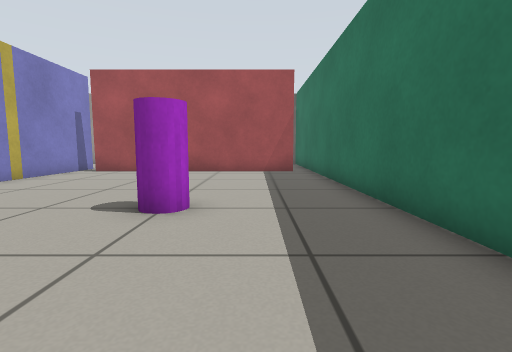
View 1 (above)

24 first-person views from a walk through a world built for the Gazebo simulator. The camera is 0.5 m above the floor, tilts 6° down and sees 85° across. The floor is counted in squares, 0.5 m on a side. Each view is taken from the middle of a square. On the plan, view 1 faces up. The plan holds only what a view shows up to about 11 squares ahead; the rest is blank.

View 2
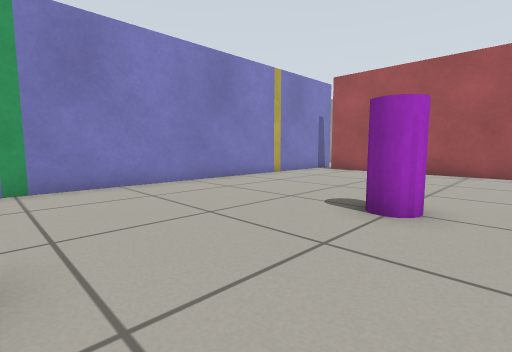

View 3
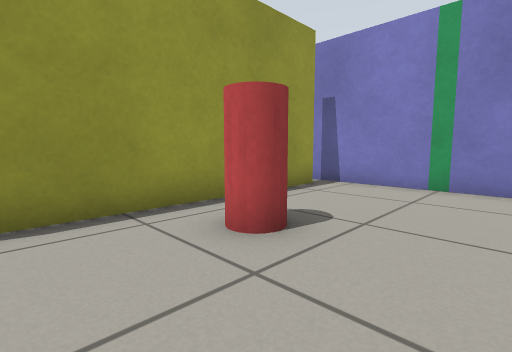

View 4
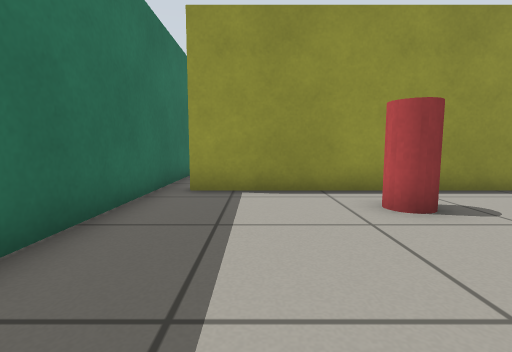

View 5
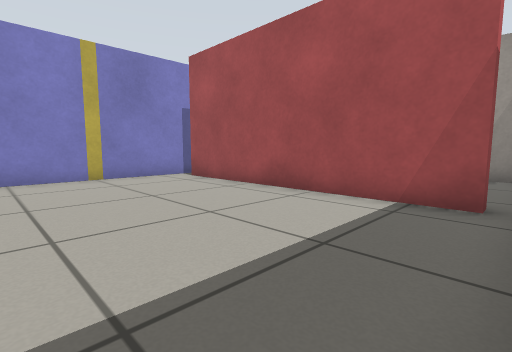

View 6
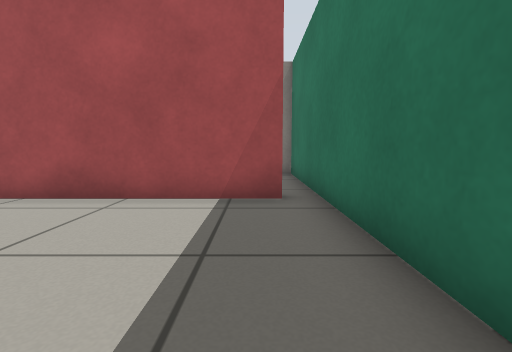

View 7
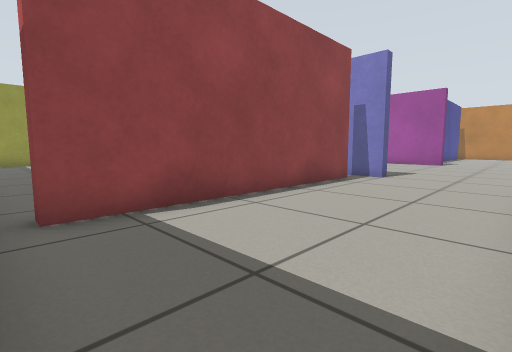

View 8
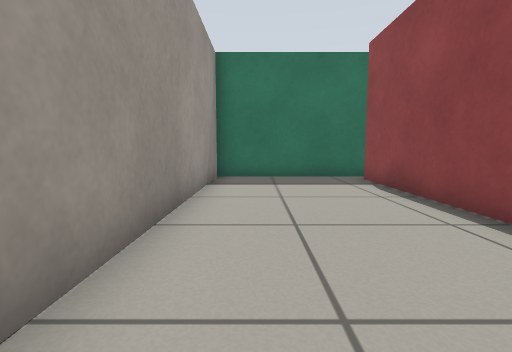

View 9
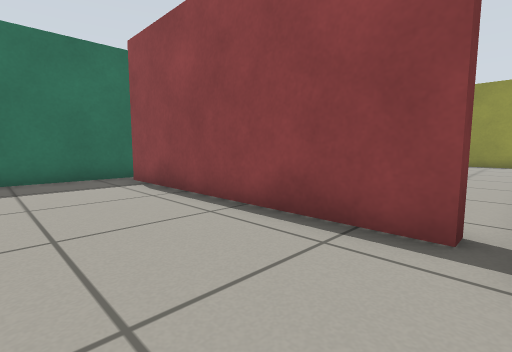

View 10
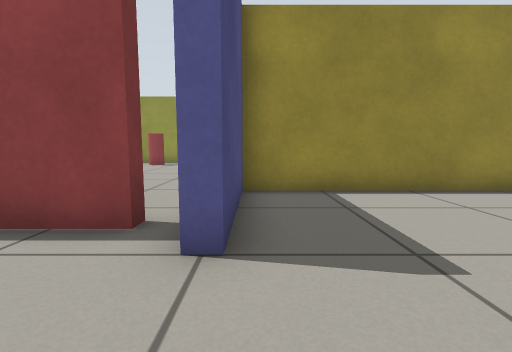

View 11
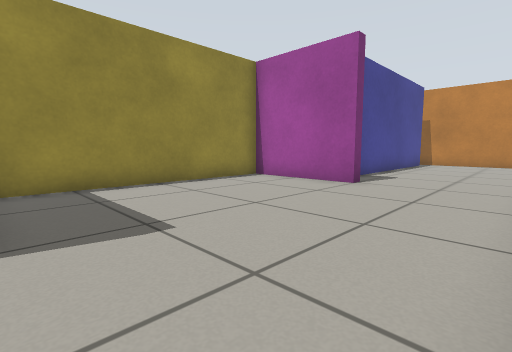

View 12
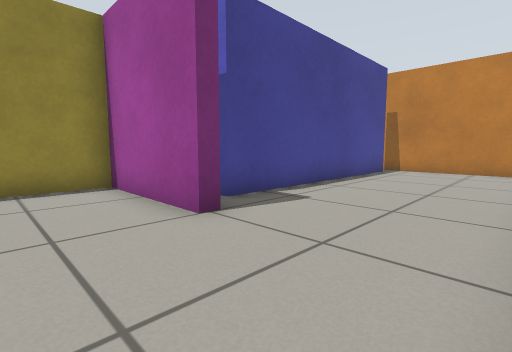

View 13
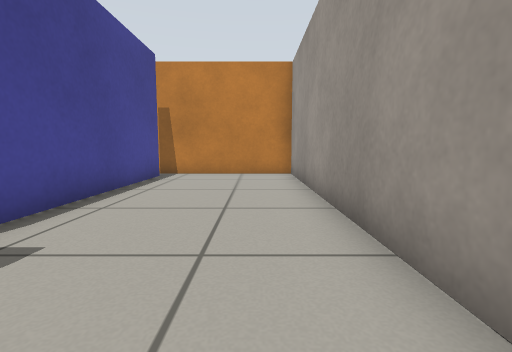

View 14
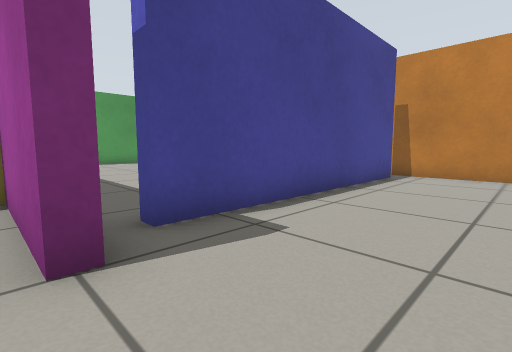

View 15
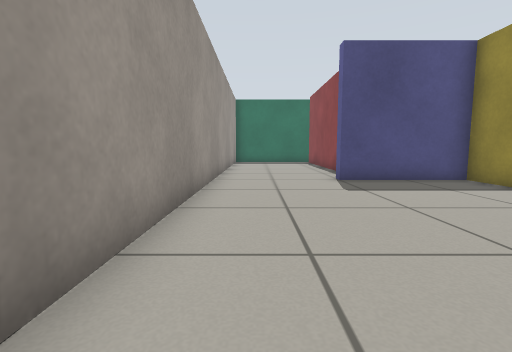

View 16
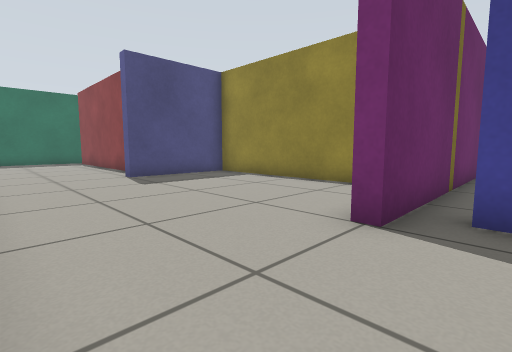

View 17
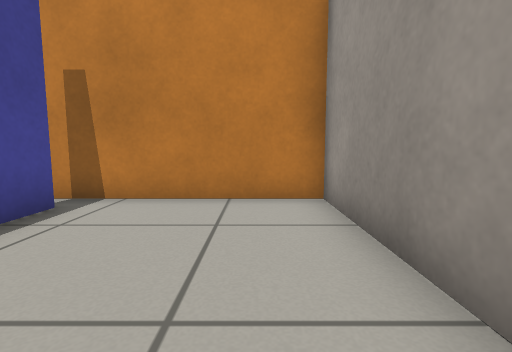

View 18
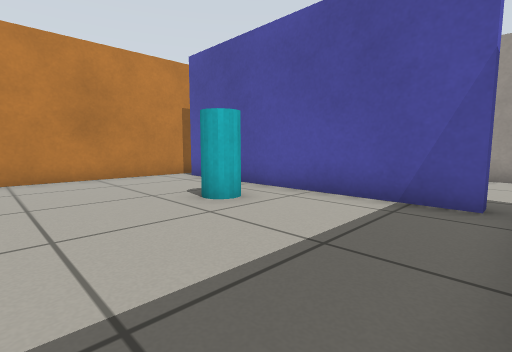

View 19
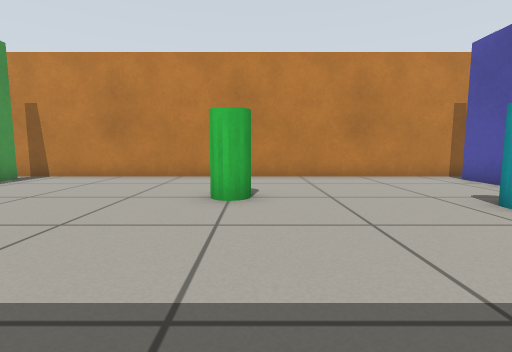

View 20
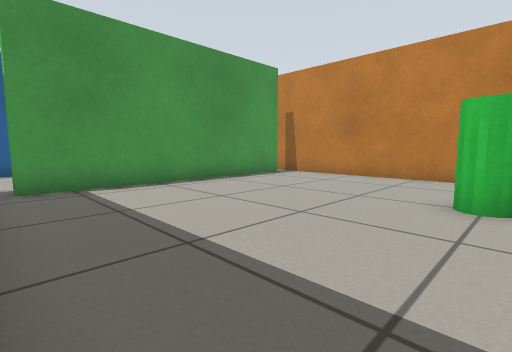

View 21
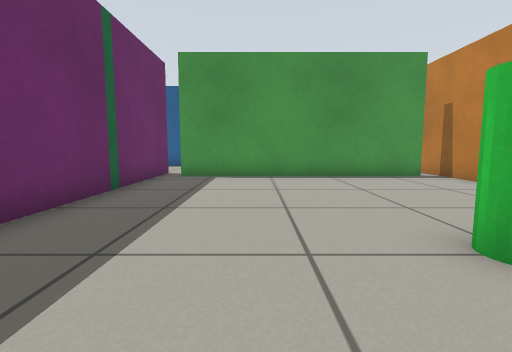

View 22
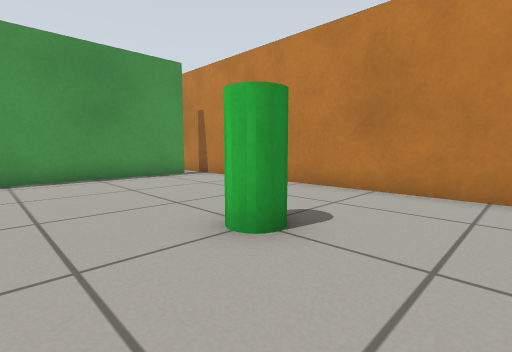

View 23
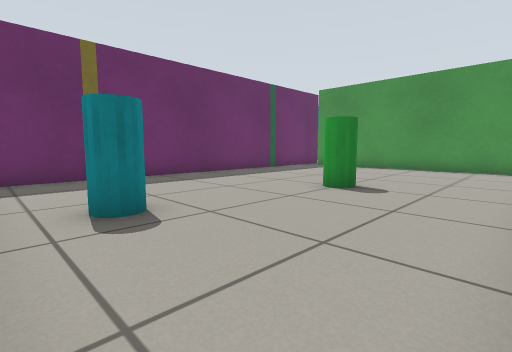

View 24
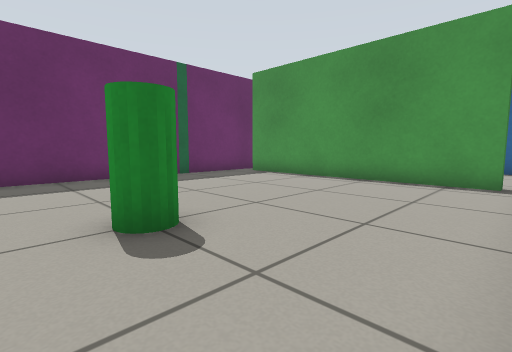

### Floor plan
Ten units are one square. View 1 is at (0, 0); x grows to the right and y downward. Boxes are objects, and circles mark ways between rooms. Rooms are numbered by the first view taken in them; rooms with no view inside come last. Other rooms are left out.
<svg viewBox="-258 -168 286 202">
<path fill="none" stroke="#000" d="M-73 -115 -73 29M15 -117 15 -113 -65 -113M-66 23 15 23M23 26 23 -116M-65 -113 -65 -117 15 -117M-77 -125 -73 -125 -73 -115M23 -116 23 -163 -86 -163M-157 -125 -153 -125 -153 -87 -77 -87 -77 -125M-162 -163 -253 -163 -253 -116M-86 -163 -148 -163M-246 -117 -165 -117 -165 -113M-165 -113 -245 -113M-253 -116 -253 26M-245 28 -245 23 -165 23M-157 20 -157 -125"/>
<rect x="-35" y="-5" width="20" height="20" fill="#bbb"><title>red pole</title></rect>
<rect x="-25" y="-55" width="20" height="20" fill="#bbb"><title>purple pole</title></rect>
<rect x="-225" y="-55" width="20" height="20" fill="#bbb"><title>green pole</title></rect>
<rect x="-215" y="-105" width="20" height="20" fill="#bbb"><title>cyan pole</title></rect>
<circle cx="-70" cy="-120" r="3" fill="#2a7"/>
<circle cx="20" cy="-120" r="3" fill="#2a7"/>
<circle cx="-80" cy="-145" r="3" fill="#2a7"/>
<circle cx="-250" cy="-120" r="3" fill="#2a7"/>
<text x="-30" y="-50">1</text>
<text x="-30" y="-140">2</text>
<text x="-160" y="-130">3</text>
<text x="-210" y="-50">4</text>
</svg>
Room 1 opens to room 2. Room 2 opens to room 3. Room 3 opens to room 4.

Where each view was taken, in squares from view 1:
view 1: 0 up, 0 right, facing up
view 2: 0 up, 0 right, facing up-left
view 3: 2 up, 0 right, facing down-left
view 4: 4 up, 0 right, facing down
view 5: 6 up, 2 right, facing up-left
view 6: 6 up, 1 right, facing up
view 7: 16 up, 2 right, facing down-left
view 8: 15 up, 7 left, facing right
view 9: 15 up, 7 left, facing down-right
view 10: 15 up, 8 left, facing down
view 11: 16 up, 8 left, facing down-left
view 12: 16 up, 13 left, facing down-left
view 13: 15 up, 15 left, facing left
view 14: 15 up, 15 left, facing down-left
view 15: 15 up, 16 left, facing right
view 16: 16 up, 17 left, facing down-right
view 17: 15 up, 20 left, facing left
view 18: 6 up, 16 left, facing up-left
view 19: 5 up, 16 left, facing left
view 20: 5 up, 16 left, facing down-left
view 21: 7 up, 19 left, facing down
view 22: 7 up, 19 left, facing down-left
view 23: 11 up, 25 left, facing down-right
view 24: 6 up, 25 left, facing down-right
